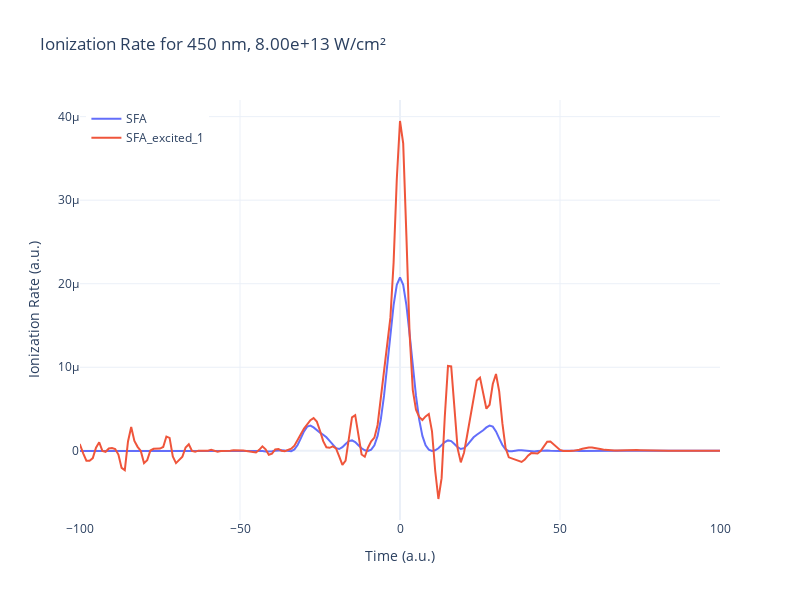

The notebook cell saved with this chart:
### Code cell
%autoreload
# data = plotter(params, time_recon, rate_SFA, rateExcited_1, rateExcited_2, rateExcited_3, useTex=False)

# data.matplot4()

fig = go.Figure()
fig.add_trace(go.Scatter(x=time_recon, y=rate_SFA, mode='lines', name='SFA'))
fig.add_trace(go.Scatter(x=time_recon_1, y=np.real(rateExcited_1), mode='lines', name='SFA_excited_1'))
# fig.add_trace(go.Scatter(x=time_recon_2, y=np.real(rateExcited_2), mode='lines', name='SFA_excited_2'))
# fig.add_trace(go.Scatter(x=time_recon_3, y=np.real(rateExcited_3), mode='lines', name='SFA_excited_3'))
# fig.add_trace(go.Scatter(x=time_recon_0, y=np.real(rateExcited_0), mode='lines', name='SFA_excited_0'))
lam0 = params['lam0']
intensity = params['intensity']
fig.update_layout(
    title=f'Ionization Rate for {lam0} nm, {intensity:.2e} W/cm²',
    xaxis_title='Time (a.u.)',
    yaxis_title='Ionization Rate (a.u.)',
    legend=dict(x=0.01, y=0.99),
    template='plotly_white',
    xaxis_range=[-100, 100],
    width=800,
    height=600
)
# truncate y-axis
fig.show()

filename = f"plots/ionRate_{params['lam0']}_c0-is-1.html"
if not os.path.exists(filename):
    fig.write_html(filename)
    print(f"Plot saved as {filename}")
else:
    print(f"File {filename} already exists - skipping save")

### Figure 1 — Plotly figure (JSON) as saved in the notebook; plotly's stock layout.template omitted (floating-point values rounded to 4 significant figures; data arrays with more than 128 entries replaced by an {"elided": "..."} marker saying what was removed)
{"data": [{"mode": "lines", "name": "SFA", "type": "scatter", "x": {"elided": "376 int values"}, "y": {"elided": "376 float values"}}, {"mode": "lines", "name": "SFA_excited_1", "type": "scatter", "x": {"elided": "376 int values"}, "y": {"elided": "376 float values"}}], "layout": {"height": 600, "legend": {"x": 0.01, "y": 0.99}, "title": {"text": "Ionization Rate for 450 nm, 8.00e+13 W/cm²"}, "width": 800, "xaxis": {"range": [-100, 100], "title": {"text": "Time (a.u.)"}}, "yaxis": {"title": {"text": "Ionization Rate (a.u.)"}}}}
